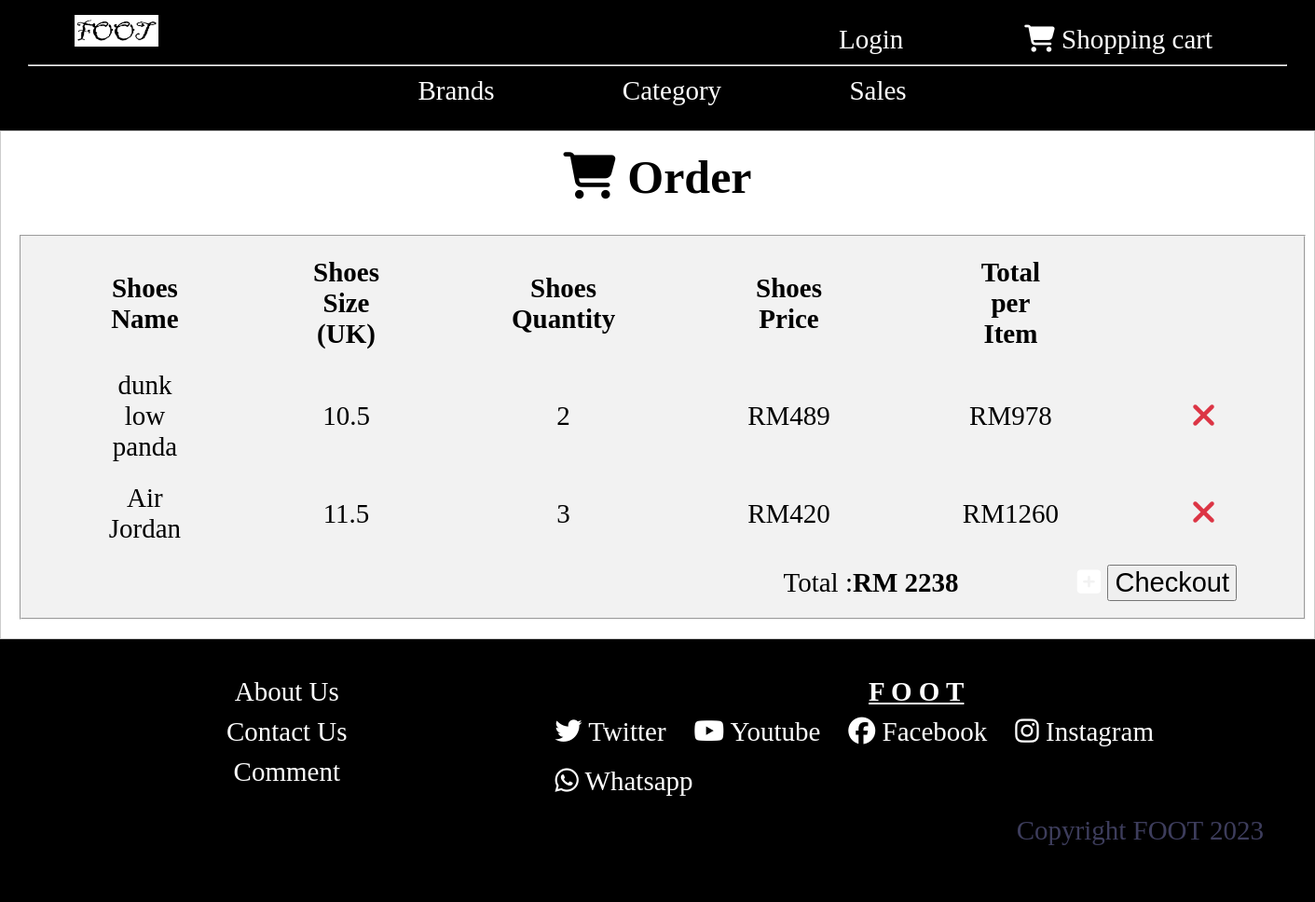
The app's page /order.php with its own data.
### tables this page shows
CREATE TABLE `orders` (
  `order_ID` int(30) NOT NULL,
  `shoesname` varchar(30) NOT NULL,
  `price` int(30) NOT NULL,
  `quantity` int(30) NOT NULL,
  `shoessize` varchar(10) NOT NULL
);

### order.php (the view, shortened to what this page needs)
<?php
    include 'header.php';
    include 'conn.php';
?>
<!DOCTYPE html>
<html lang="en">
<head>
</head>
<body>
<div class="middle">
<div class="container">
<h1><b style="font-size: 50px;"><i class="fa fa-shopping-cart" style="font-size:50px;"> </i> Order</b></h1><br>
<fieldset>
    <?php
    $sql = "SELECT * FROM orders";
    $result = mysqli_query($conn,$sql);
    ?>
  <table >
    <tr>
      <td><strong>Shoes Name </strong></td>
      <td><strong>Shoes Size (UK) </strong></td>
      <td><strong>Shoes Quantity</strong></td>
      <td><strong>Shoes Price</strong></td>
      <td><strong>Total per Item</strong></td>
    </tr>
    <?php
        $total=0;
    while($row = mysqli_fetch_array($result))
    {
        ?>
    <tr>
      <td><?php echo $row["shoesname"]; ?></td>
      <td><?php echo $row["shoessize"]; ?></td>
      <td><?php echo $row["quantity"];	?></td>
      <td>RM<?php echo $row["price"];?></td>
      <?php
        $p=$row["price"];
        $q=$row["quantity"];
        $subtotal=$p*$q;
        $total =  $total + $subtotal;
        ?>
      <td>RM<?php echo $subtotal; ?></td>
      <td><a href="deleteorder.php?order_ID=<?php echo $row['order_ID']; ?>"><i class="fa fa-close" style="font-size:36px;color:#dc3545;"></i></a>
      </td>
    </tr>
        <?php
    }
    ?>
        </div>
  <div class="rightway">
  <p>Total :<span style="color:black"><b>RM <?php echo $total;?></b></span>
  <span style="padding: 0px 50px 0px 120px;"><a href="payment.php" alt="payment"><i class="fa fa-plus-square"></i> <input type="button" value="Checkout"></a></span></p>
</div>
</div>
</body>
</html>
<?php
    include 'footer.php';
?>

### header.php (style rules this page uses)
* { margin:0; }
a { text-decoration:none; }
.middle { text-align: center; }

### order.php (style rules this page uses)
fieldset { background-color: #f2f2f2; }
* { font-size: 29px; }
.rightway { float: right; }
td, tr { padding: 10px 70px 10px 70px; }
.container { border: 1px solid #ccc; padding: 20px 20px; }

### footer.php (style rules this page uses)
a { text-decoration:none; color:white; }
p { padding: 10px 0px 0px 30px ; }

### records on screen
orders: shoesname "dunk low panda", shoessize "10.5", quantity "2", price "489", subtotal "978"
orders: shoesname "Air Jordan", shoessize "11.5", quantity "3", price "420", subtotal "1260"

### other values on screen
$total "2238"
